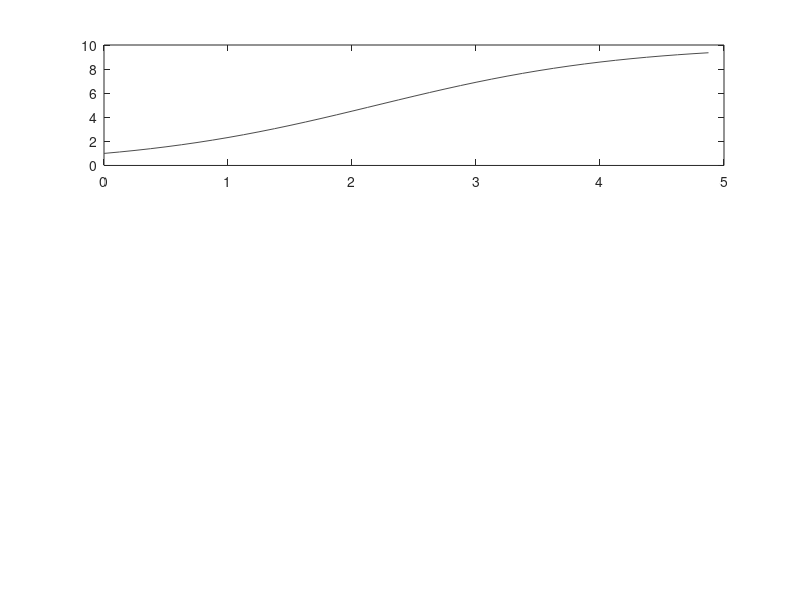

Write the MATLAB code that produced this figure. (Note: this script raises an error after producing the figure.)
clear all;clf;hold on;
disp('============================================')
figure(1)
hold on
format shortG

%Time boundaries
t_start = 0;
dts = fliplr([1/1 1/2 1/4 1/8]); % Flip list to compute the most accurate solution first
t_end = 5*10^0;
t_end_plot = 5;

%Given ODE and initial condition
dpdt = @(p) (1 - p/10)*p;
p0 = 1;

methods = {'Euler', 'Heun', 'Runge-Kutta'};
methodIdx = 1;
exactError = zeros(size(methods,2), size(dts,2));
approxError = zeros(size(methods,2), size(dts,2));
times = zeros(size(methods,2), size(dts,2));

%Analytical solution
p = @(t) 10 ./ (1+9*exp(-t));
exactT = t_start:dts(1):t_end;
P = p(exactT);

for method = methods
    %Plot each method on the separate subplot
    subplot(size(methods,2),1,methodIdx);
    legendStrings = {'Analytic'};
    
    %Plot the exact solution
    plot(exactT(1:round(t_end_plot/dts(1))), P(1:round(t_end_plot/dts(1))), 'Color', [0.3 0.3 0.3]);
    
    nsBest = [];	%the most precise solution
    timestepIdx=1;
    for dt = dts
        T = t_start:dt:t_end;
        
        %Execution of numerical methods
        [ns times(methodIdx,timestepIdx)] = numerical( dpdt, p0, t_start, dt, t_end , method);
        
        %Save the most precise solution
        if dt == dts(1) nsBest = ns; end
        
        %Plot of the numerical methods
        hold on;
        gColor = [0,0,0]; gColor(methodIdx) = min([dt^0.5 1]);
        plot(T(1:round(t_end_plot/dt)), ns(1:round(t_end_plot/dt)), '^', 'Color', gColor);

        %Compute the exact error
        %interpP = interp1(exactT, P, t_start:dt:t_end, 'linear');
        interpP = P(1:dt/dts(1):length(P));
        exactErrorF = @(N) sqrt(sum((N-interpP).^2)*dt/5);
        exactError(methodIdx,timestepIdx) = exactErrorF(ns);
        
        %Compute approximation error
        %interpNsBest = interp1(exactT, nsBest, t_start:dt:t_end, 'linear');
        interpNsBest = nsBest(1:dt/dts(1):length(nsBest));
        approximationErrorF = @(N) sqrt(sum((N-interpNsBest).^2)*dt/5);
        if dt ~= dts(1)
            approxError(methodIdx,timestepIdx) = approximationErrorF(ns);
        end
        
        %Format a legend
        errorString = sprintf('exactError=%2.6f', exactError(methodIdx,timestepIdx));
        dtString = sprintf('dt=%2.3f', dt);
        nextLegendString = sprintf('%s', dtString);
        legendStrings = [legendStrings, nextLegendString];
        
        timestepIdx = timestepIdx + 1;
    end
    
    legend(legendStrings, 'Location', 'southeast')
    title(method);
    methodIdx=methodIdx+1;
end

%Display the table of the exact errors
disp('Exact error')
disp(exactError)

%Compute the error reduction when "decreasing dt two times"
re = ones(size(exactError));
for method = 1:size(exactError,1)
    for dtIdx = 2:size(exactError,2)
        re(method, dtIdx) = exactError(method, dtIdx)/exactError(method, dtIdx-1);
    end
end

%Display table for the error reductions
disp('Errors reduction')
disp(re)

%Print the error reduction mean in the plot caption
for methodIdx = 1:size(methods,2)
    subplot(size(methods,2),1,methodIdx);
    title([methods(methodIdx) sprintf('Error reduction mean %2.2f', mean(re(methodIdx,2:size(re,2)),2))])
end

%Display table of approximation errors
disp('Approximation errors')
disp(approxError)

%Display table of timing for each method and dt
disp('time spent, s')
disp(times)

disp('accuracy / time spent = "efficency"')
disp(1./(times.*exactError))
figure(2)
semilogy(dts, 1./(times.*exactError));
figure(1)
hold off;
